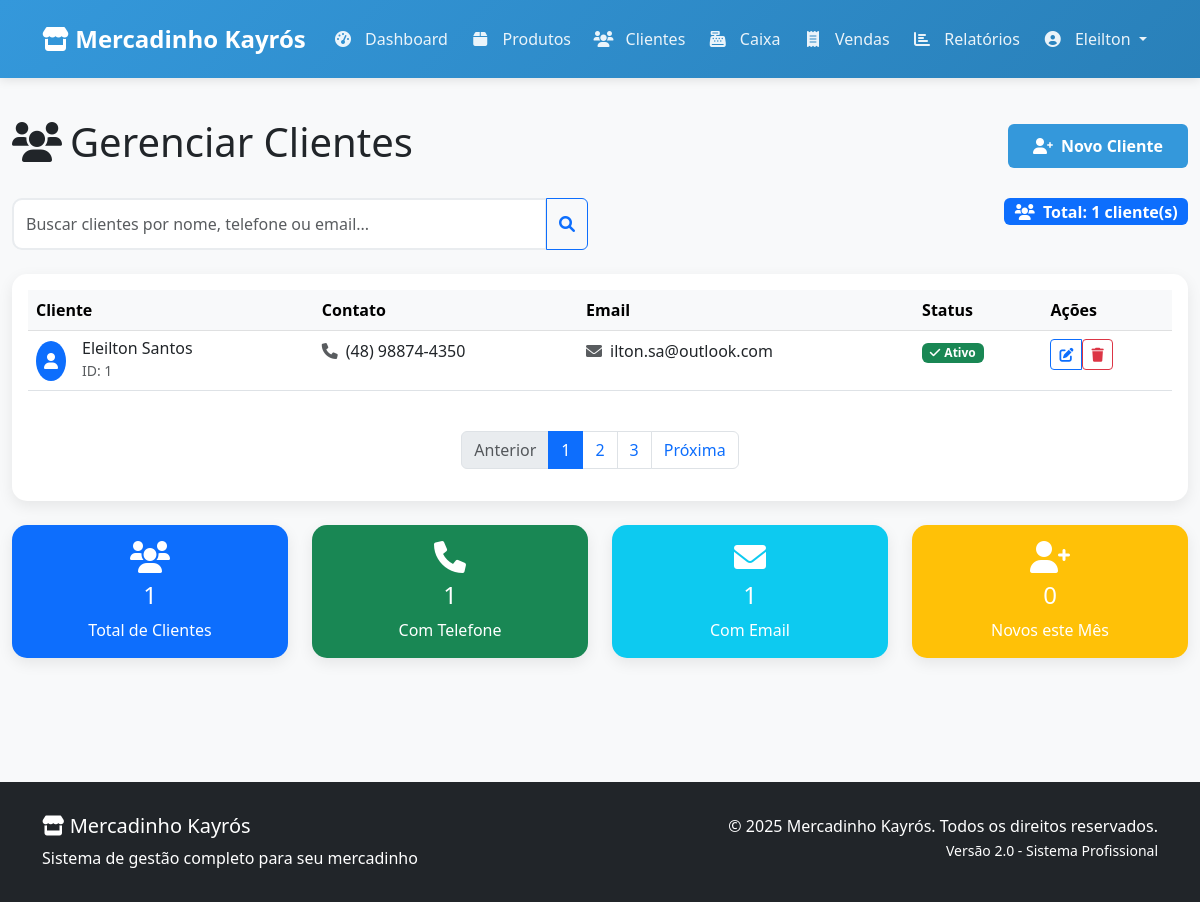
Screenshot of /clientes (signed in) with the database file from the repository.
### tables this page shows
CREATE TABLE usuarios (
        id INTEGER PRIMARY KEY AUTOINCREMENT,
        username TEXT NOT NULL UNIQUE,
        password_hash TEXT NOT NULL
    );

CREATE TABLE clientes (
        id INTEGER PRIMARY KEY AUTOINCREMENT,
        nome TEXT NOT NULL,
        telefone TEXT,
        email TEXT
    );

### app.py (the view)
@app.route('/clientes')
@login_required
def clientes():
    try:
        lista_clientes = db.listar_clientes()
        return render_template('clientes.html', clientes=lista_clientes)
    except Exception as e:
        flash('Erro ao carregar clientes.', 'danger')
        return render_template('clientes.html', clientes=[])

### app.py (called while the page is built)
@login_manager.user_loader
def load_user(user_id):
    try:
        return db.get_user_by_id(int(user_id))
    except (ValueError, TypeError):
        return None

@app.before_request
def before_request():
    if request.method == 'POST':
        for key, value in request.form.items():
            if len(str(value)) > 1000:
                flash('Dados enviados são muito grandes!', 'danger')
                return redirect(url_for('index'))

@app.context_processor
def inject_template_vars():
    return {
        'current_year': datetime.utcnow().year,
        'current_user': current_user
    }

### logica_banco.py (called while the page is built)
def get_user_by_id(user_id):
    db = DatabaseManager()
    if not db.connect():
        return None
    user_data = db.fetch_one("SELECT * FROM usuarios WHERE id = ?", (user_id,))
    db.disconnect()
    if user_data:
        return User(
            id=user_data['id'],
            username=user_data['username'],
            password_hash=user_data['password_hash']
        )
    return None

def listar_clientes():
    db = DatabaseManager()
    if not db.connect():
        return []
    clientes = db.fetch_all("SELECT * FROM clientes ORDER BY nome")
    db.disconnect()
    return [dict(cliente) for cliente in clientes]

    def connect(self):
        try:
            self.conn = sqlite3.connect(self.db_name)
            self.conn.row_factory = sqlite3.Row  # Permite acessar resultados por nome da coluna
            self.cursor = self.conn.cursor()
            return True
        except sqlite3.Error as e:
            print(f"❌ Erro ao conectar com o banco: {e}")
            return False

    def disconnect(self):
        if self.conn:
            self.conn.close()

    def fetch_all(self, query, params=()):
        try:
            self.cursor.execute(query, params)
            rows = self.cursor.fetchall()
            return [dict(row) for row in rows]
        except sqlite3.Error as e:
            print(f"❌ Erro ao buscar dados: {e}")
            return []

    def fetch_one(self, query, params=()):
        try:
            self.cursor.execute(query, params)
            row = self.cursor.fetchone()
            return dict(row) if row else None
        except sqlite3.Error as e:
            print(f"❌ Erro ao buscar dado: {e}")
            return None

### templates/clientes.html (shortened to what this page needs)
{% extends "base.html" %}
{% block content %}
<div class="container-fluid py-4">
    <div class="row mb-4">
        <div class="col-12">
            <div class="d-flex justify-content-between align-items-center">
                <h1><i class="fas fa-users me-2"></i>Gerenciar Clientes</h1>
                <a href="{{ url_for('adicionar_cliente') }}" class="btn btn-primary">
                    <i class="fas fa-user-plus me-2"></i>Novo Cliente
                </a>
            </div>
        </div>
    </div>
    <div class="row mb-4">
        <div class="col-md-6">
            <div class="input-group">
                <input type="text" class="form-control" placeholder="Buscar clientes por nome, telefone ou email...">
                <button class="btn btn-outline-primary" type="button">
                    <i class="fas fa-search"></i>
                </button>
            </div>
        </div>
        <div class="col-md-6 text-end">
            <span class="badge bg-primary fs-6">
                <i class="fas fa-users me-1"></i> Total: {{ clientes|length }} cliente(s)
            </span>
        </div>
    </div>
    <div class="card">
        <div class="card-body">
            {% if clientes %}
            <div class="table-responsive">
                <table class="table table-hover">
                    <thead class="table-light">
                        <tr>
                            <th>Cliente</th>
                            <th>Contato</th>
                            <th>Email</th>
                            <th>Status</th>
                            <th>Ações</th>
                        </tr>
                    </thead>
                    <tbody>
                        {% for cliente in clientes %}
                        <tr>
                            <td>
                                <div class="d-flex align-items-center">
                                    <div class="bg-primary rounded-circle text-white p-2 me-3">
                                        <i class="fas fa-user"></i>
                                    </div>
                                    <div>
                                        <h6 class="mb-0">{{ cliente.nome }}</h6>
                                        <small class="text-muted">ID: {{ cliente.id }}</small>
                                    </div>
                                </div>
                            </td>
                            <td>
                                {% if cliente.telefone %}
                                <div class="d-flex align-items-center">
                                    <i class="fas fa-phone text-muted me-2"></i>
                                    <span>{{ cliente.telefone }}</span>
                                </div>
                                {% else %}
                                <span class="text-muted">Não informado</span>
                                {% endif %}
                            </td>
                            <td>
                                {% if cliente.email %}
                                <div class="d-flex align-items-center">
                                    <i class="fas fa-envelope text-muted me-2"></i>
                                    <span>{{ cliente.email }}</span>
                                </div>
                                {% else %}
                                <span class="text-muted">Não informado</span>
                                {% endif %}
                            </td>
                            <td>
                                <span class="badge bg-success">
                                    <i class="fas fa-check me-1"></i>Ativo
                                </span>
                            </td>
                            <td>
                                <div class="btn-group">
                                    <a href="{{ url_for('editar_cliente', id=cliente.id) }}"
                                       class="btn btn-sm btn-outline-primary"
                                       data-bs-toggle="tooltip" title="Editar cliente">
                                        <i class="fas fa-edit"></i>
                                    </a>
                                    <form method="POST" action="{{ url_for('excluir_cliente', id=cliente.id) }}"
                                          class="d-inline"
                                          onsubmit="return confirm('Tem certeza que deseja excluir o cliente {{ cliente.nome }}?')">
                                        <button type="submit" class="btn btn-sm btn-outline-danger"
                                                data-bs-toggle="tooltip" title="Excluir cliente">
                                            <i class="fas fa-trash"></i>
                                        </button>
                                    </form>
                                </div>
                            </td>
                        </tr>
                        {% endfor %}
                    </tbody>
                </table>
            </div>
            <nav aria-label="Navegação de clientes" class="mt-4">
                <ul class="pagination justify-content-center">
                    <li class="page-item disabled">
                        <a class="page-link" href="#" tabindex="-1">Anterior</a>
                    </li>
                    <li class="page-item active"><a class="page-link" href="#">1</a></li>
                    <li class="page-item"><a class="page-link" href="#">2</a></li>
                    <li class="page-item"><a class="page-link" href="#">3</a></li>
                    <li class="page-item">
                        <a class="page-link" href="#">Próxima</a>
                    </li>
                </ul>
            </nav>
            {% endif %}
        </div>
    </div>
    {% if clientes %}
    <div class="row mt-4">
        <div class="col-md-3">
            <div class="card bg-primary text-white">
                <div class="card-body text-center">
                    <i class="fas fa-users fa-2x mb-2"></i>
                    <h4>{{ clientes|length }}</h4>
                    <p class="mb-0">Total de Clientes</p>
                </div>
            </div>
        </div>
        <div class="col-md-3">
            <div class="card bg-success text-white">
                <div class="card-body text-center">
                    <i class="fas fa-phone fa-2x mb-2"></i>
                    <h4>{{ clientes|selectattr('telefone')|list|length }}</h4>
                    <p class="mb-0">Com Telefone</p>
                </div>
            </div>
        </div>
        <div class="col-md-3">
            <div class="card bg-info text-white">
                <div class="card-body text-center">
                    <i class="fas fa-envelope fa-2x mb-2"></i>
                    <h4>{{ clientes|selectattr('email')|list|length }}</h4>
                    <p class="mb-0">Com Email</p>
                </div>
            </div>
        </div>
        <div class="col-md-3">
            <div class="card bg-warning text-white">
                <div class="card-body text-center">
                    <i class="fas fa-user-plus fa-2x mb-2"></i>
                    <h4>0</h4>
                    <p class="mb-0">Novos este Mês</p>
                </div>
            </div>
        </div>
    </div>
    {% endif %}
</div>
{% endblock %}

### templates/base.html (shortened to what this page needs)
<!DOCTYPE html>
<html lang="pt-br">
<head>
    <link href="https://cdn.jsdelivr.net/npm/bootstrap@5.3.0/dist/css/bootstrap.min.css" rel="stylesheet">
    <link href="https://cdnjs.cloudflare.com/ajax/libs/font-awesome/6.0.0/css/all.min.css" rel="stylesheet">
</head>
<body>
    <nav class="navbar navbar-expand-lg navbar-dark">
        <div class="container">
            <a class="navbar-brand" href="{{ url_for('dashboard') }}">
                <i class="fas fa-store"></i> Mercadinho Kayrós
            </a>
            <div class="collapse navbar-collapse" id="navbarNav">
                <ul class="navbar-nav me-auto">
                    <li class="nav-item">
                        <a class="nav-link" href="{{ url_for('dashboard') }}">
                            <i class="fas fa-tachometer-alt"></i> Dashboard
                        </a>
                    </li>
                    <li class="nav-item">
                        <a class="nav-link" href="{{ url_for('produtos') }}">
                            <i class="fas fa-box"></i> Produtos
                        </a>
                    </li>
                    <li class="nav-item">
                        <a class="nav-link" href="{{ url_for('clientes') }}">
                            <i class="fas fa-users"></i> Clientes
                        </a>
                    </li>
                    <li class="nav-item">
                        <a class="nav-link" href="{{ url_for('caixa') }}">
                            <i class="fas fa-cash-register"></i> Caixa
                        </a>
                    </li>
                    <li class="nav-item">
                        <a class="nav-link" href="{{ url_for('vendas') }}">
                            <i class="fas fa-receipt"></i> Vendas
                        </a>
                    </li>
                    <li class="nav-item">
                        <a class="nav-link" href="{{ url_for('relatorios') }}">
                            <i class="fas fa-chart-bar"></i> Relatórios
                        </a>
                    </li>
                </ul>
                <ul class="navbar-nav">
                    {% if current_user.is_authenticated %}
                    <li class="nav-item dropdown">
                        <a class="nav-link dropdown-toggle" href="#" id="navbarDropdown" role="button" data-bs-toggle="dropdown">
                            <i class="fas fa-user-circle"></i> {{ current_user.username }}
                        </a>
                    </li>
                    {% else %}
                    <li class="nav-item">
                        <a class="nav-link" href="{{ url_for('login') }}">
                            <i class="fas fa-sign-in-alt"></i> Login
                        </a>
                    </li>
                    {% endif %}
                </ul>
            </div>
        </div>
    </nav>
    <main>
        {% block content %}{% endblock %}
    </main>
    <footer class="bg-dark text-white mt-5">
        <div class="container">
            <div class="row">
                <div class="col-md-6">
                    <h5><i class="fas fa-store"></i> Mercadinho Kayrós</h5>
                    <p class="mb-0">Sistema de gestão completo para seu mercadinho</p>
                </div>
                <div class="col-md-6 text-md-end">
                    <p class="mb-0">&copy; {{ current_year }} Mercadinho Kayrós. Todos os direitos reservados.</p>
                    <small>Versão 2.0 - Sistema Profissional</small>
                </div>
            </div>
        </div>
    </footer>
</body>
</html>

### templates/base.html (style rules this page uses)
:root { --primary: #3498db; --secondary: #e74c3c; --success: #2ecc71; --warning: #f39c12; --dark: #2c3e50; --light: #ecf0f1; }
body { background-color: #f8f9fa; font-family: 'Segoe UI', Tahoma, Geneva, Verdana, sans-serif; min-height: 100vh; display: flex; flex-direction: column; }
.navbar { background: linear-gradient(135deg, var(--primary), #2980b9); box-shadow: 0 2px 10px rgba(0,0,0,0.1); padding: 1rem 0; }
.navbar-brand { font-weight: 700; font-size: 1.5rem; color: white !important; }
.navbar-nav .nav-link { color: rgba(255,255,255,0.9) !important; font-weight: 500; padding: 0.5rem 1rem; border-radius: 5px; margin: 0 0.2rem; transition: all 0.3s ease; }
.navbar-nav .nav-link i { margin-right: 0.5rem; width: 20px; text-align: center; }
.btn-primary { background: var(--primary); border: none; padding: 10px 25px; font-weight: 600; transition: all 0.3s ease; }
.card { border: none; border-radius: 15px; box-shadow: 0 5px 15px rgba(0,0,0,0.08); transition: all 0.3s ease; margin-bottom: 20px; }
.form-control { border-radius: 10px; border: 2px solid #e9ecef; padding: 12px; transition: all 0.3s ease; }
main { flex: 1; padding-bottom: 2rem; }
footer { background-color: var(--dark); color: white; padding: 2rem 0; margin-top: auto; }

### rows the page displays
usuarios: username "Eleilton"
clientes: nome "Eleilton Santos", id "1", telefone "(48) 98874-4350", email "ilton.sa@outlook.com"

### other values shown
{{ clientes|length }} "1"
{{ clientes|selectattr('telefone')|list|length }} "1"
{{ clientes|selectattr('email')|list|length }} "1"
